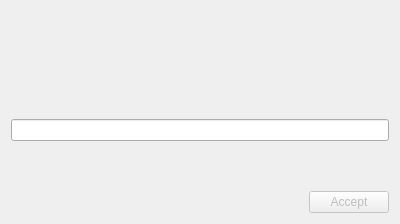
<?xml version="1.0" encoding="UTF-8"?>
<ui version="4.0">
 <class>PasswordWidget</class>
 <widget class="QDialog" name="PasswordWidget">
  <property name="geometry">
   <rect>
    <x>0</x>
    <y>0</y>
    <width>400</width>
    <height>224</height>
   </rect>
  </property>
  <property name="windowTitle">
   <string>Password Dialog</string>
  </property>
  <layout class="QVBoxLayout" name="verticalLayout">
   <item>
    <spacer name="verticalSpacer_2">
     <property name="orientation">
      <enum>Qt::Vertical</enum>
     </property>
     <property name="sizeHint" stdset="0">
      <size>
       <width>20</width>
       <height>40</height>
      </size>
     </property>
    </spacer>
   </item>
   <item>
    <widget class="QLabel" name="Error">
     <property name="text">
      <string/>
     </property>
    </widget>
   </item>
   <item>
    <spacer name="verticalSpacer_3">
     <property name="orientation">
      <enum>Qt::Vertical</enum>
     </property>
     <property name="sizeHint" stdset="0">
      <size>
       <width>20</width>
       <height>40</height>
      </size>
     </property>
    </spacer>
   </item>
   <item>
    <widget class="QLineEdit" name="Password">
     <property name="echoMode">
      <enum>QLineEdit::Password</enum>
     </property>
    </widget>
   </item>
   <item>
    <spacer name="verticalSpacer">
     <property name="orientation">
      <enum>Qt::Vertical</enum>
     </property>
     <property name="sizeHint" stdset="0">
      <size>
       <width>20</width>
       <height>40</height>
      </size>
     </property>
    </spacer>
   </item>
   <item>
    <layout class="QHBoxLayout" name="horizontalLayout">
     <item>
      <spacer name="horizontalSpacer">
       <property name="orientation">
        <enum>Qt::Horizontal</enum>
       </property>
       <property name="sizeHint" stdset="0">
        <size>
         <width>40</width>
         <height>20</height>
        </size>
       </property>
      </spacer>
     </item>
     <item>
      <widget class="QPushButton" name="Accept">
       <property name="enabled">
        <bool>false</bool>
       </property>
       <property name="text">
        <string>Accept</string>
       </property>
      </widget>
     </item>
    </layout>
   </item>
  </layout>
 </widget>
 <resources/>
 <connections/>
</ui>
